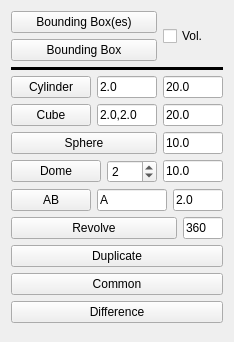
         <widget class="QWidget" name="Objects_Tab2_2">
          <property name="enabled">
           <bool>true</bool>
          </property>
          <property name="minimumSize">
           <size>
            <width>0</width>
            <height>0</height>
           </size>
          </property>
          <attribute name="icon">
           <iconset>
            <normaloff>../Icons/WF_box.svg</normaloff>../Icons/WF_box.svg</iconset>
          </attribute>
          <attribute name="title">
           <string>Object</string>
          </attribute>
          <layout class="QGridLayout" name="gridLayout_5">
           <item row="0" column="0">
            <layout class="QHBoxLayout" name="horizontalLayout_72">
             <item>
              <layout class="QVBoxLayout" name="verticalLayout_4">
               <item>
                <widget class="QPushButton" name="button_boundingboxes">
                 <property name="maximumSize">
                  <size>
                   <width>16777215</width>
                   <height>16777215</height>
                  </size>
                 </property>
                 <property name="toolTip">
                  <string>Create bounding boxes around each of selected object(s).
6 rectangles at the limits of each bounding boxes will be created.</string>
                 </property>
                 <property name="text">
                  <string>Bounding Box(es)</string>
                 </property>
                 <property name="icon">
                  <iconset>
                   <normaloff>../Icons/WF_boundingBoxes.svg</normaloff>../Icons/WF_boundingBoxes.svg</iconset>
                 </property>
                 <property name="iconSize">
                  <size>
                   <width>32</width>
                   <height>32</height>
                  </size>
                 </property>
                </widget>
               </item>
               <item>
                <widget class="QPushButton" name="button_boundingbox">
                 <property name="maximumSize">
                  <size>
                   <width>16777215</width>
                   <height>16777215</height>
                  </size>
                 </property>
                 <property name="toolTip">
                  <string>Create one bounding box around all of selected object(s).
6 rectangles at the limits of the bounding box will be created.</string>
                 </property>
                 <property name="text">
                  <string>Bounding Box</string>
                 </property>
                 <property name="icon">
                  <iconset>
                   <normaloff>../Icons/WF_boundingBox.svg</normaloff>../Icons/WF_boundingBox.svg</iconset>
                 </property>
                 <property name="iconSize">
                  <size>
                   <width>32</width>
                   <height>32</height>
                  </size>
                 </property>
                </widget>
               </item>
              </layout>
             </item>
             <item>
              <widget class="QCheckBox" name="checkBox_volumBB">
               <property name="maximumSize">
                <size>
                 <width>60</width>
                 <height>16777215</height>
                </size>
               </property>
               <property name="toolTip">
                <string>if &quot;Vol.&quot; is toggled:
  In Addition of rectangles, the Bounding box will be also created as a Volume.</string>
               </property>
               <property name="text">
                <string>Vol.</string>
               </property>
              </widget>
             </item>
            </layout>
           </item>
           <item row="1" column="0">
            <widget class="Line" name="line_2">
             <property name="frameShadow">
              <enum>QFrame::Plain</enum>
             </property>
             <property name="lineWidth">
              <number>4</number>
             </property>
             <property name="midLineWidth">
              <number>0</number>
             </property>
             <property name="orientation">
              <enum>Qt::Horizontal</enum>
             </property>
            </widget>
           </item>
           <item row="2" column="0">
            <layout class="QGridLayout" name="gridLayout_93">
             <item row="0" column="0">
              <widget class="QPushButton" name="button_cylinder_create">
               <property name="toolTip">
                <string>Create a Cylinder aligned on Axes:
- First select one or several couple of ( Axis and a Ref. Point). 
- Define Diameter and Length if needed.
Then Click the button...
It will create a Cylinder aligned on the selected axis 
with one of the extremities at the Ref. point,
for all couple selected.</string>
               </property>
               <property name="text">
                <string>Cylinder</string>
               </property>
               <property name="icon">
                <iconset>
                 <normaloff>../Icons/WF_cylinder.svg</normaloff>../Icons/WF_cylinder.svg</iconset>
               </property>
               <property name="iconSize">
                <size>
                 <width>32</width>
                 <height>32</height>
                </size>
               </property>
              </widget>
             </item>
             <item row="0" column="1">
              <widget class="QLineEdit" name="diameter_cylinder">
               <property name="sizePolicy">
                <sizepolicy hsizetype="Minimum" vsizetype="Fixed">
                 <horstretch>0</horstretch>
                 <verstretch>0</verstretch>
                </sizepolicy>
               </property>
               <property name="minimumSize">
                <size>
                 <width>50</width>
                 <height>0</height>
                </size>
               </property>
               <property name="maximumSize">
                <size>
                 <width>60</width>
                 <height>16777215</height>
                </size>
               </property>
               <property name="toolTip">
                <string>Radius of the Cylinder.</string>
               </property>
               <property name="text">
                <string>2.0</string>
               </property>
              </widget>
             </item>
             <item row="0" column="2">
              <widget class="QLineEdit" name="length_cylinder">
               <property name="sizePolicy">
                <sizepolicy hsizetype="Minimum" vsizetype="Fixed">
                 <horstretch>0</horstretch>
                 <verstretch>0</verstretch>
                </sizepolicy>
               </property>
               <property name="minimumSize">
                <size>
                 <width>50</width>
                 <height>0</height>
                </size>
               </property>
               <property name="maximumSize">
                <size>
                 <width>60</width>
                 <height>16777215</height>
                </size>
               </property>
               <property name="toolTip">
                <string>Length of the Cylinder.
Negative value will reverse the direction from Ref. Point</string>
               </property>
               <property name="text">
                <string>20.0</string>
               </property>
              </widget>
             </item>
            </layout>
           </item>
           <item row="3" column="0">
            <layout class="QHBoxLayout" name="horizontalLayout_73">
             <item>
              <widget class="QPushButton" name="button_cube_create">
               <property name="toolTip">
                <string>Create a Cuboid aligned on Axes:
- First select one or several couple of ( Axis and a Ref. Point). 
- Define Dimensions if needed.
Then Click the button...
It will create a Cube aligned on the selected axis 
with one of the extremities at Ref. point,
for all couple selected.</string>
               </property>
               <property name="text">
                <string>Cube</string>
               </property>
               <property name="icon">
                <iconset>
                 <normaloff>../Icons/WF_cube.svg</normaloff>../Icons/WF_cube.svg</iconset>
               </property>
               <property name="iconSize">
                <size>
                 <width>32</width>
                 <height>32</height>
                </size>
               </property>
              </widget>
             </item>
             <item>
              <widget class="QLineEdit" name="section_cube">
               <property name="sizePolicy">
                <sizepolicy hsizetype="Minimum" vsizetype="Fixed">
                 <horstretch>0</horstretch>
                 <verstretch>0</verstretch>
                </sizepolicy>
               </property>
               <property name="minimumSize">
                <size>
                 <width>50</width>
                 <height>0</height>
                </size>
               </property>
               <property name="maximumSize">
                <size>
                 <width>60</width>
                 <height>16777215</height>
                </size>
               </property>
               <property name="toolTip">
                <string>Section (Length, Width) of the Cube.</string>
               </property>
               <property name="text">
                <string>2.0,2.0</string>
               </property>
              </widget>
             </item>
             <item>
              <widget class="QLineEdit" name="height_cube">
               <property name="sizePolicy">
                <sizepolicy hsizetype="Minimum" vsizetype="Fixed">
                 <horstretch>0</horstretch>
                 <verstretch>0</verstretch>
                </sizepolicy>
               </property>
               <property name="minimumSize">
                <size>
                 <width>50</width>
                 <height>0</height>
                </size>
               </property>
               <property name="maximumSize">
                <size>
                 <width>60</width>
                 <height>16777215</height>
                </size>
               </property>
               <property name="toolTip">
                <string>Heigth of the Cube.
Negative value will reverse the direction from Ref. Point</string>
               </property>
               <property name="text">
                <string>20.0</string>
               </property>
              </widget>
             </item>
            </layout>
           </item>
           <item row="4" column="0">
            <layout class="QHBoxLayout" name="horizontalLayout_74">
             <item>
              <widget class="QPushButton" name="button_sphere_create">
               <property name="toolTip">
                <string>Create a Sphere shell:
- First select one or several Center Point(s). 
- Define Diameter if needed.
Then Click the button...
It will create Sphere shell(s) centered
at the selected point(s).</string>
               </property>
               <property name="text">
                <string>Sphere</string>
               </property>
               <property name="icon">
                <iconset>
                 <normaloff>../Icons/WF_sphere.svg</normaloff>../Icons/WF_sphere.svg</iconset>
               </property>
               <property name="iconSize">
                <size>
                 <width>32</width>
                 <height>32</height>
                </size>
               </property>
              </widget>
             </item>
             <item>
              <widget class="QLineEdit" name="diameter_sphere">
               <property name="sizePolicy">
                <sizepolicy hsizetype="Minimum" vsizetype="Fixed">
                 <horstretch>0</horstretch>
                 <verstretch>0</verstretch>
                </sizepolicy>
               </property>
               <property name="minimumSize">
                <size>
                 <width>50</width>
                 <height>0</height>
                </size>
               </property>
               <property name="maximumSize">
                <size>
                 <width>60</width>
                 <height>16777215</height>
                </size>
               </property>
               <property name="toolTip">
                <string>Diameter of the Sphere.</string>
               </property>
               <property name="text">
                <string>10.0</string>
               </property>
              </widget>
             </item>
            </layout>
           </item>
           <item row="5" column="0">
            <layout class="QHBoxLayout" name="horizontalLayout_77">
             <item>
              <widget class="QPushButton" name="button_dome_create">
               <property name="toolTip">
                <string>Create a full geodesic dome shell:
- First select one or several Center Point(s). 
- Define Diameter and Frequency Parameter (Integer between 1 to 10) if needed.
Then Click the button...
It will create full geodesic dome shell(s) with a X-Y-symmetry plane   
for even frequencies and centered
at the selected point(s).

If Frequency Parameter = 1, the code create an icosahedron. 
An icosahedron is a polyhedron with 20 faces.

Original code from : Ulrich Brammer</string>
               </property>
               <property name="text">
                <string>Dome</string>
               </property>
               <property name="icon">
                <iconset>
                 <normaloff>../Icons/WF_dome.svg</normaloff>../Icons/WF_dome.svg</iconset>
               </property>
               <property name="iconSize">
                <size>
                 <width>32</width>
                 <height>32</height>
                </size>
               </property>
              </widget>
             </item>
             <item>
              <widget class="QSpinBox" name="spin_frequency_dome">
               <property name="minimumSize">
                <size>
                 <width>40</width>
                 <height>0</height>
                </size>
               </property>
               <property name="maximumSize">
                <size>
                 <width>50</width>
                 <height>16777215</height>
                </size>
               </property>
               <property name="toolTip">
                <string>Frequency Parameter (Integer between 1 to 20).</string>
               </property>
               <property name="minimum">
                <number>1</number>
               </property>
               <property name="maximum">
                <number>20</number>
               </property>
               <property name="singleStep">
                <number>1</number>
               </property>
               <property name="value">
                <number>2</number>
               </property>
              </widget>
             </item>
             <item>
              <widget class="QLineEdit" name="diameter_dome">
               <property name="sizePolicy">
                <sizepolicy hsizetype="Minimum" vsizetype="Fixed">
                 <horstretch>0</horstretch>
                 <verstretch>0</verstretch>
                </sizepolicy>
               </property>
               <property name="minimumSize">
                <size>
                 <width>50</width>
                 <height>0</height>
                </size>
               </property>
               <property name="maximumSize">
                <size>
                 <width>60</width>
                 <height>16777215</height>
                </size>
               </property>
               <property name="toolTip">
                <string>Diameter of the Dome.</string>
               </property>
               <property name="text">
                <string>10.0</string>
               </property>
              </widget>
             </item>
            </layout>
           </item>
           <item row="6" column="0">
            <layout class="QHBoxLayout" name="horizontalLayout_75">
             <item>
              <widget class="QPushButton" name="button_letter">
               <property name="toolTip">
                <string>AB:
Create 3D Text attached to a Point. 
- First select a  Plane
- Then push this button
in this case the center of the text is attached to center of the Plane;
or
- First select a  Plane and a Point on the Plane
- Then push this button
NB:
 Change the text and his size if needed</string>
               </property>
               <property name="text">
                <string>AB</string>
               </property>
               <property name="icon">
                <iconset>
                 <normaloff>../Icons/WF_pointText.svg</normaloff>../Icons/WF_pointText.svg</iconset>
               </property>
               <property name="iconSize">
                <size>
                 <width>32</width>
                 <height>32</height>
                </size>
               </property>
              </widget>
             </item>
             <item>
              <widget class="QLineEdit" name="letter">
               <property name="maximumSize">
                <size>
                 <width>70</width>
                 <height>16777215</height>
                </size>
               </property>
               <property name="toolTip">
                <string>Put the desired text here</string>
               </property>
               <property name="text">
                <string>A</string>
               </property>
              </widget>
             </item>
             <item>
              <widget class="QLineEdit" name="size_letter">
               <property name="sizePolicy">
                <sizepolicy hsizetype="Minimum" vsizetype="Fixed">
                 <horstretch>0</horstretch>
                 <verstretch>0</verstretch>
                </sizepolicy>
               </property>
               <property name="minimumSize">
                <size>
                 <width>50</width>
                 <height>0</height>
                </size>
               </property>
               <property name="maximumSize">
                <size>
                 <width>50</width>
                 <height>16777215</height>
                </size>
               </property>
               <property name="toolTip">
                <string>Size of the font.</string>
               </property>
               <property name="text">
                <string>2.0</string>
               </property>
              </widget>
             </item>
            </layout>
           </item>
           <item row="7" column="0">
            <layout class="QHBoxLayout" name="horizontalLayout_76">
             <item>
              <widget class="QPushButton" name="button_revolve">
               <property name="toolTip">
                <string>Revolve:
Make the revolution of Edge(s) or Wire(s) around an Axis:
- Select one or several wire(s)
- Then push this button
or
- Select FIRST one Point as center of rotation and one Axis as rotation axis !
- Select one or several wire(s)
- Then push this button

NB:
  You can also define the angle of revolution if needed
   If no Axis is selected the Z axis is considered as Axis of rotation !
   If no Point is selected the Origin is considered as Center of rotation !</string>
               </property>
               <property name="text">
                <string>Revolve</string>
               </property>
               <property name="icon">
                <iconset>
                 <normaloff>../Icons/WF_Revolve.svg</normaloff>../Icons/WF_Revolve.svg</iconset>
               </property>
               <property name="iconSize">
                <size>
                 <width>32</width>
                 <height>32</height>
                </size>
               </property>
              </widget>
             </item>
             <item>
              <widget class="QLineEdit" name="angle_revolve">
               <property name="sizePolicy">
                <sizepolicy hsizetype="Minimum" vsizetype="Fixed">
                 <horstretch>0</horstretch>
                 <verstretch>0</verstretch>
                </sizepolicy>
               </property>
               <property name="minimumSize">
                <size>
                 <width>40</width>
                 <height>0</height>
                </size>
               </property>
               <property name="maximumSize">
                <size>
                 <width>40</width>
                 <height>16777215</height>
                </size>
               </property>
               <property name="toolTip">
                <string>Angle of the revolution in degrees.</string>
               </property>
               <property name="text">
                <string>360</string>
               </property>
              </widget>
             </item>
            </layout>
           </item>
           <item row="8" column="0">
            <widget class="QPushButton" name="button_copy_objects">
             <property name="toolTip">
              <string>Duplicate:
Make a copy of an object or a selected subObject part:
- Select one or several object(s) or subobject(s)
- Then push this button</string>
             </property>
             <property name="text">
              <string>Duplicate</string>
             </property>
             <property name="icon">
              <iconset>
               <normaloff>../Icons/WF_objectCopy.svg</normaloff>../Icons/WF_objectCopy.svg</iconset>
             </property>
             <property name="iconSize">
              <size>
               <width>32</width>
               <height>32</height>
              </size>
             </property>
            </widget>
           </item>
           <item row="9" column="0">
            <widget class="QPushButton" name="button_common">
             <property name="toolTip">
              <string>Compute the common parts between selected shapes.
- Select at least two objects and click.

Highlight common parts by showing the common shape in red and setting half-transparency on original parts (the original objects are not modified).
Original code from HighlightCommon.FCMacro
    https://github.com/FreeCAD/FreeCAD-macros/blob/master/Utility/HighlightCommon.FCMacro
    Authors = 2015 Javier Martinez Garcia
</string>
             </property>
             <property name="text">
              <string>Common</string>
             </property>
             <property name="icon">
              <iconset>
               <normaloff>../Icons/WF_Common.svg</normaloff>../Icons/WF_Common.svg</iconset>
             </property>
             <property name="iconSize">
              <size>
               <width>32</width>
               <height>32</height>
              </size>
             </property>
            </widget>
           </item>
           <item row="10" column="0">
            <widget class="QPushButton" name="button_difference">
             <property name="toolTip">
              <string>Compute the difference parts between selected shapes.
- Select two objects and click.

Compute the difference between two shapes. Additions are marked red, removals are marked green. Both original parts will be half transparent. The volume of the additions and removals are printed in the console. 
Original code from HighlightDifference.FCMacro
    https://github.com/FreeCAD/FreeCAD-macros/blob/master/Utility/HighlightDifference.FCMacro
    Authors = 2015 Gaël Ecorchard (Galou)</string>
             </property>
             <property name="text">
              <string>Difference</string>
             </property>
             <property name="icon">
              <iconset>
               <normaloff>../Icons/WF_Difference.svg</normaloff>../Icons/WF_Difference.svg</iconset>
             </property>
             <property name="iconSize">
              <size>
               <width>32</width>
               <height>32</height>
              </size>
             </property>
            </widget>
           </item>
           <item row="11" column="0">
            <spacer name="verticalSpacer_28">
             <property name="orientation">
              <enum>Qt::Vertical</enum>
             </property>
             <property name="sizeHint" stdset="0">
              <size>
               <width>17</width>
               <height>8</height>
              </size>
             </property>
            </spacer>
           </item>
          </layout>
         </widget>
